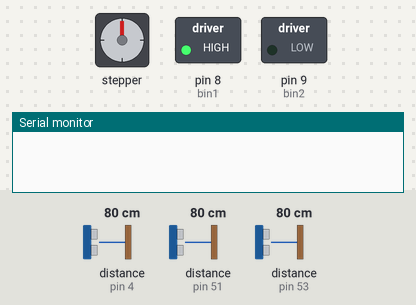
Simulated run of this program. Board: Arduino Mega 2560, built with avr-gcc and run on an emulated ATmega2560. Shown: stepper motor, switched loads named in the program (green lamp = pin HIGH), the last lines printed to the serial monitor. Wiring (inferred from the names in the program): 3 × ultrasonic range finder: trigger pin 5, echo pin 4 / trigger pin 50, echo pin 51 / trigger pin 52, echo pin 53; stepper motor (2048 steps per turn assumed): coils pin 10, pin 11, pin 12, pin 13. Inputs (shaded band) come from the test bench; at power-on: distance to the obstacle (sensors on pin 53, pin 4, pin 51) 80 cm. The echo pulse lasts 58.3 µs per cm; random numbers use the default seed unless the program sets one; pins used as bus, display or sensor lines are not drawn.

Above: at 1.2 s.
1.3 s: distance to the obstacle (sensor on pin 53) set to 22 cm
2.8 s: distance to the obstacle (sensor on pin 53) set to 19 cm
At 3.7 s:
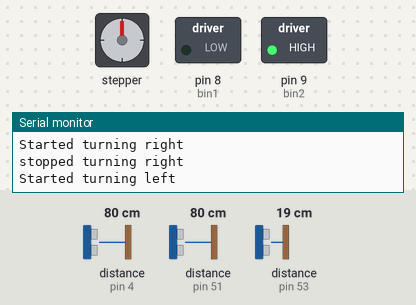
5.8 s: distance to the obstacle (sensor on pin 53) set to 35 cm
At 6.9 s:
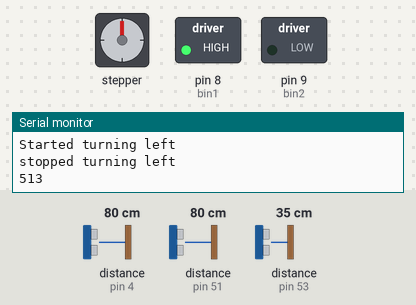
7.4 s: distance to the obstacle (sensor on pin 4) set to 7 cm
8.9 s: distance to the obstacle (sensor on pin 4) set to 4 cm
At 9.3 s:
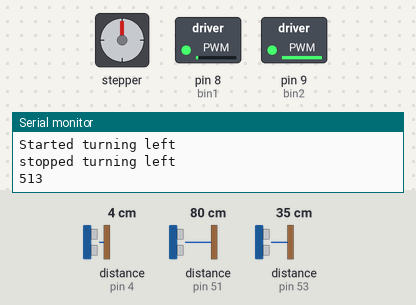
10.4 s: distance to the obstacle (sensor on pin 51) set to 7 cm
11.9 s: distance to the obstacle (sensor on pin 51) set to 4 cm
At 12.7 s:
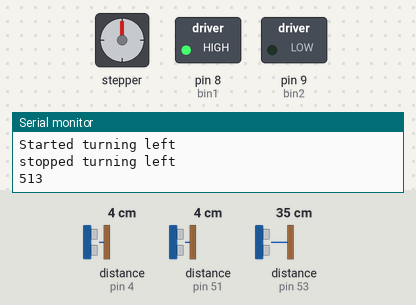
Timing chart, 0 to 14.4 s (numbered marks = the images above; inputs shaded):
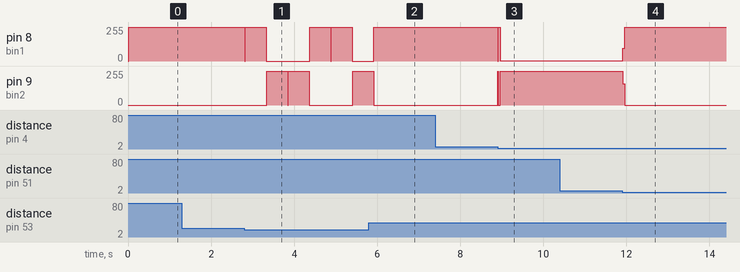

The program:

main.cpp
```cpp
/*Whole Code Set v5
 * Date: 3/18/2026
 * AUTHORS:
 * Colton Paul Badock
 * Nolan McGuire
 * Jackson Black
 * Julio Martinez
 *
 * Description: Use fixed left dist. sensor.
 */
//                                    Libraries/headers
#include <Arduino.h>
#include <Wire.h>
#include <AccelStepper.h>

//Allows the user to run a timer
//using the default Arduino timer system.
class ColtonTimerSystem {
  private:

    //This will hold the total time
    //that has passed since the timer
    //started.
    long timerStarted = 0;

  public:

    //Starts the timer;
    //Can be called to reset the timer
    void startTimer() {
      //Store the current milliseconds
      //since the board started.
      timerStarted = millis();
    }

    long getTime() {
      return millis() - timerStarted;
    }
};

#define s0 49        //Module pins  wiring
#define s1 37
#define s2 25
#define s3 29
#define out 27

int  Red=0, Blue=0, Green=0;  //RGB values

//ping pong ball launcher
//ping pong ball launcher Nolan McGuire
//define motor driver pins
#define FULLSTEP 4
#define STEP_PER_REVOLUTION 2048 //sets the

byte INONE = 22;
byte INTWO = 24;
byte INTHREE = 26;
byte INFOUR = 28;

//motor settings
int accel = 1000;
int Mxspd = 300.00;
int spd = 100;

//position variables
int FULL_ROTATION = 2048; //the number of steps/position value of one full rotation
int HALF_ROTATION = 1024; //the number of steps/position value of one half rotation
int NO_ROTATION = 0;      //the position value of start

int bumperButton = 41;

AccelStepper stepper(FULLSTEP, INONE, INTHREE, INTWO, INFOUR);  //telling the library which pins to use

//Timer for autonomous system
ColtonTimerSystem autoTimer;


//define trig pins
byte trigS = 52; //ORIGINAL: 9
byte trigL = 50;
byte trigR = 5; //ORGINAL: 6

 //define echo pins
byte echoS = 53; //ORIGINAL: 8
byte echoL = 51;
byte echoR = 4; //ORGINAL: 5

 //create distance variables
float distS;
float distL;
float distR;


//Object detection limits
//In inches; Distance to detect objects
byte ahead = 8;
byte left = 5;
byte right = 5;


/*
JACKSONS Driver Variables (Motor driver)
*/
const byte bin1 = 8;
const byte bin2 = 9;
const byte pnwb = 10;
const byte al1 = 13;
const byte al2 = 12;
const byte pnwa = 11;
// button variables - temp input before sensors are inplace
const byte leftb = 2;
const byte rightb = 3;
// potentiometer analog pin
const byte pot = 0;
//unsigned int potVal;
int goFast = 80;

//Autonomus variables.
bool turningAround = 0; //If we are turning around, this is 1, else 0.


//COLTON PAUL BADOCK
//Runs on intialization once
void setup() {
  //Initalizes the robot
  //Begin default serial communications to the master PC/Device
    //at 9600 bit/s
    Serial.begin(9600);

    //Start I2C communications
    Wire.begin();

  //trig pinmodes
  pinMode(trigS, OUTPUT);
  pinMode(trigL, OUTPUT);
  pinMode(trigR, OUTPUT);
  //echo pinmodes
  pinMode(echoS, INPUT);
  pinMode(echoL, INPUT);
  pinMode(echoR, INPUT);

  //JACKSONS Motor Driver Intialization
  pinMode(bin1, OUTPUT);
  pinMode(bin2, OUTPUT);
  pinMode(pnwb, OUTPUT);
  pinMode(al1, OUTPUT);
  pinMode(al2, OUTPUT);
  pinMode(pnwa, OUTPUT);
  pinMode(leftb, INPUT_PULLUP);
  pinMode(rightb, INPUT_PULLUP);

  //Intialize color sensor
  pinMode(s0,OUTPUT);    //pin modes
  pinMode(s1,OUTPUT);
  pinMode(s2,OUTPUT);
  pinMode(s3,OUTPUT);
  pinMode(out,INPUT);
  digitalWrite(s0,HIGH);
  digitalWrite(s1,HIGH);

  //The button for the front bumper inpact detection
  pinMode(bumperButton, INPUT_PULLUP);

  //ping pong ball launcher
  //stepper motor
  stepper.setMaxSpeed(Mxspd);       //max speed
  stepper.setAcceleration(accel);   //acceleration
  stepper.setSpeed(spd);            //actual speed

}

void GetColors()
{
  digitalWrite(s2,  LOW);
  digitalWrite(s3, LOW);
  Red = pulseIn(out, digitalRead(out) == HIGH ? LOW : HIGH);
  delay(20);
  digitalWrite(s3, HIGH);
  Blue = pulseIn(out, digitalRead(out) == HIGH ? LOW  : HIGH);
  delay(20);
  digitalWrite(s2, HIGH);
  Green = pulseIn(out,  digitalRead(out) == HIGH ? LOW : HIGH);
  delay(20);
}

//Returns true or false if the front bumper is pressed.
bool detectFrontBumper() {

  //Read the digital bumperButton pin,
  //return true if we detect a standing voltage
  //from it.
  if (digitalRead(bumperButton) == 0) {
    return true;
  }

  //If we determined the front bumper was not pressed,
  //we will return false.
  return false;
}

void motorA(int motorSpeed)           //  function for driving motor A; input -255 to 255
{
  if (motorSpeed > 0)                 //  if the motor is given a positive speed; "put the car in drive"
  {
    digitalWrite(bin1, HIGH);         //  set pin 1 to high; drive forward
    digitalWrite(bin2, LOW);          //  set pin 2 to low; don't drive backward
  }
  else if (motorSpeed < 0)            //  if the motor is given a negative speed; "put the car in reverse"
  {
    digitalWrite(bin1, LOW);          //  set pin 1 to low; don't dive forward
    digitalWrite(bin2, HIGH);         //  set pin 2 to high; drive backward
  }
  else                                //  if the motor is given a speed of zero; "put the car in park"
  {
    digitalWrite(bin1, LOW);          //  set pin 1 to low;  don't drive forwad
    digitalWrite(bin2, LOW);          //  set pin 2 to low; don't drive backward
  }
  analogWrite(pnwb, abs(motorSpeed)); //  now that the motor direction is set, drive it at the entered speed
}

void motorB(int motorSpeed)
{
  if (motorSpeed > 0)                 //  sets the motor controller to forward direction motion
  {
    digitalWrite(al1, HIGH);
    digitalWrite(al2, LOW);
  }
  else if (motorSpeed < 0)            //  sets motor controller to backwards direction
  {
    digitalWrite(al1, LOW);
    digitalWrite(al2, HIGH);
  }
  else                                //  sets motor controller to no motion
  {
    digitalWrite(al1, LOW);
    digitalWrite(al2, LOW);
  }
  analogWrite(pnwa, abs(motorSpeed)); //  sends voltage to motor to make spin
}

// These are functions to control the motors (movement) of the robot

     void halt()
     {
      motorA(0);
      motorB(0);
     }

     void goStraight()
    {
      motorA(goFast);
      motorB(goFast);
    }

    void reverse()
    {
      motorA(goFast);
      motorB(goFast);
    }

    void turnLeft()
    {
      motorA(goFast);
      motorB(goFast);
    }

    void turnRight()
    {
      motorA(goFast);
      motorB(goFast);
    }

    void leftPiv()
    {
      motorA(-1*goFast);
      motorB(goFast);
    }

    void rightPiv()
    {
      motorA(goFast);
      motorB(-1*goFast);
    }

//ping pong ball launcher Nolan McGuire

void ROTATE(int dist)
{
  stepper.move(dist);       //move the stepper 1/2 rotation
}
void CORRECTPOS(int TPOS)
{
  int CPOS = stepper.currentPosition();
  if(CPOS > TPOS)           //if the motor overshoots target position
  {
    stepper.moveTo(TPOS);   //move back to target position
    stepper.run();
    stepper.setCurrentPosition(0);   //redefine position as 0
  }
}


//NOLAN MCGUIRE + COLTON PAUL BADOCK
//straight distance function
float getSensorDistance(byte trig, byte echo)
{
  digitalWrite(trig, HIGH);               //send out ping
  delayMicroseconds(10);
  digitalWrite(trig, LOW);

  float interval = pulseIn(echo, HIGH);         //listen for return ping

  float dist = interval / 148;            //convert to inches
  if (dist != 0)
  {
  return dist;                            //return only non-zero answers
  }
}


//Boolean for an auto action.
//We will skip checking distances if we are in an action in "runAuto()", (atleast for setting our actions).
//-------------
//VALUES:
//0 -> not in action
//1 -> in an action
bool auto_action_active = 0;
//-----------------
//-----------------
//-----------------
//List of our actions, these are the actions our robot can perform.
//-----
//"auto_action_turnLeft" -> If true, we are turning left, else if, we are not in the action
//"auto_action_turnRight" -> If true, we are turning right, else if, we are not in the action
bool auto_action_turnLeft = 0;
int auto_action_turnLeftTime = 500;
bool auto_action_turnRight = 0;
int auto_action_turnRightTime = 500;
//The timer for running actions
ColtonTimerSystem actionRunTime;
bool firstRun = 1;
//The threshold for detecting ourselves scraping against a wall while driving
//straight, we will pivot off of it if detected within this threashold
//from the left or right sensor
int threshhold_scraping_wall = 2;

/*
Colton Paul Badock; Nolan McQuire
------------------

Robots autonomous function, here we will run auto
for the robot based on sensor values like "distS", "distL", etc
*/
void runAuto() {

  //If we are actively in an action, we will run said action here
  if (auto_action_active == 1) {

    //If its action "auto_action_turnLeft"; We will run it right here
    if (auto_action_turnLeft == 1 && firstRun == 1) {
      //Pivot left until our timer is more than "action_turnLeft_time"
      leftPiv();
      actionRunTime.startTimer();
      firstRun = 0; //Set "firstRun" status to false, so we know
      //we already ran this action atleast once, we will set this back
      //to true for the next action once this one is complete.
      Serial.println("Started turning left");


    //Once the action is complete, reset us to keep checking for
    //driving forward at "ID: 78293474"
    } else if (auto_action_turnLeft == 1 && actionRunTime.getTime() > auto_action_turnLeftTime) {

      Serial.println("stopped turning left");
      Serial.println(actionRunTime.getTime());


      //Stop all motors, then set our specific action "auto_action_turnLeft" to false,
      //so we know we are no longer turning left. Then set our active action status
      //"auto_action_active" to false, so we know we are not running an action, and can
      //perform regular auto operations driving forward at "ID: 78293474".
      //Finally, set our first run status to true, so we can perform our first
      //run actions on the next action for the first time we run said action.
      halt();
      auto_action_turnLeft = 0;
      auto_action_active = 0;
      firstRun = 1;
    } else if (auto_action_turnRight == 1  && firstRun == 1) {
      //Pivot right until our timer is more than "action_turnRight_time"
      rightPiv();
      actionRunTime.startTimer();
      firstRun = 0;//Set "firstRun" status to false, so we know
      //we already ran this action atleast once, we will set this back
      //to true for the next action once this one is complete.
      Serial.println("Started turning right");


    //Once the action is complete, reset us to keep checking for
    //driving forward at "ID: 78293474"
    } else if (auto_action_turnRight == 1 && actionRunTime.getTime() > auto_action_turnRightTime) {

      Serial.println("stopped turning right");

      //Stop all motors, then set our specific action "auto_action_turnRight" to false,
      //so we know we are no longer turning right. Then set our active action status
      //"auto_action_active" to false, so we know we are not running an action, and can
      //perform regular auto operations driving forward at "ID: 78293474".
      //Finally, set our first run status to true, so we can perform our first
      //run actions on the next action for the first time we run said action.
      halt();
      auto_action_turnRight = 0;
      auto_action_active = 0;
      firstRun = 1;
    }

  }

  //"ID: 78293474"
  //If the front is clear for "ahead" amount of inches,
  //we perform this logic
  //------
  //If an auto action is active, we will not check our sensors, since
  //we are actively performing and action elsewere.
  if (distS > ahead && auto_action_active == 0) {

    //Travel in the straight direction while the front is clear
    //for "ahead" amount of inches
    goStraight();

    //If we are scraping any wall, get off the wall by pivoting
    //away from it
    if (distL < threshhold_scraping_wall) {
      rightPiv();
    } else if (distR < threshhold_scraping_wall) {
      leftPiv();
    }


    //If we see that the distS (distance in front) is less than the "ahead"
    //threshold, we will park the robot and make a descision.
  } else if (distS <= ahead && auto_action_active == 0) {

    //Park the robot
    halt();

    //Check the side distances, depending on which on is
    //greater, we will set our action to turn to the side with the
    //most persumed distance
    if (distL > distR) {
      auto_action_active = 1;
      auto_action_turnLeft = 1;
    } else if (distL < distR) {
      auto_action_active = 1;
      auto_action_turnRight = 1;
    //If the values are equal or its unclear, we will pick a random direction to turn
    } else {

      //Randomly pick a direction to turn//
      if (random(1, 10) > 5) {
        auto_action_active = 1;
        auto_action_turnLeft = 1;
      } else {
        auto_action_active = 1;
        auto_action_turnRight = 1;
      }
    }

  }

}


//Main application loop, runs repeatidly
void loop() {

  //Checks all the sensors on board the robot, updating us with the lastest
  //values before all autonomous logic
  distS = getSensorDistance(trigS, echoS);
  distL = getSensorDistance(trigL, echoL);
  distR = getSensorDistance(trigR, echoR);


  //Run our autonomous
  runAuto();

}
```

Measured:
- the behaviour switches between 21 and 20 cm on distance to the obstacle (sensor on pin 53) (found by bisection; images 0 and 1)
- the behaviour switches between 6 and 5 cm on distance to the obstacle (sensor on pin 4) (found by bisection; images 2 and 3)
- the behaviour switches between 6 and 5 cm on distance to the obstacle (sensor on pin 51) (found by bisection; images 3 and 4)
- after the input at 1.3 s, every drawn part: stays the same
- after the input at 2.8 s, pin 8 (bin1): 255/255 → 0/255 after 0.53 s, → 255/255 1.0 s later, → 0/255 1.0 s later; pin 9 (bin2): 0/255 → 255/255 after 0.54 s, → 0/255 1.0 s later, → 255/255 1.0 s later
- after the input at 5.8 s, pin 8 (bin1): 0/255 → 255/255 after 0.12 s
- after the input at 7.4 s, every drawn part: stays the same
- after the input at 8.9 s, pin 8 (bin1): 255/255 → 1/255 at once; pin 9 (bin2): 0/255 → 254/255 at once
- after the input at 10.4 s, every drawn part: stays the same
- after the input at 11.9 s, pin 8 (bin1): 1/255 → 255/255 at once; pin 9 (bin2): 254/255 → 0/255 at once
